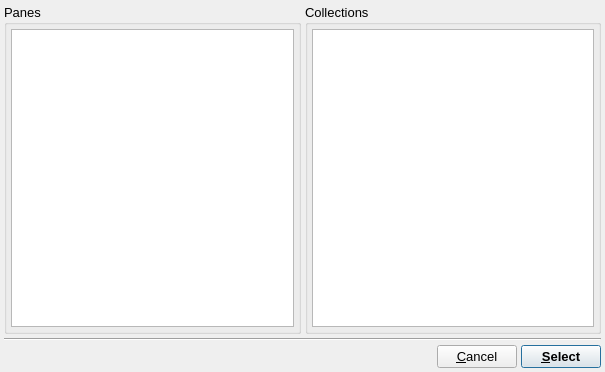
<?xml version="1.0" encoding="UTF-8"?>
<ui version="4.0">
 <class>SelectTargetDialog</class>
 <widget class="QDialog" name="SelectTargetDialog">
  <property name="windowModality">
   <enum>Qt::ApplicationModal</enum>
  </property>
  <property name="geometry">
   <rect>
    <x>0</x>
    <y>0</y>
    <width>605</width>
    <height>372</height>
   </rect>
  </property>
  <property name="font">
   <font>
    <pointsize>10</pointsize>
   </font>
  </property>
  <property name="windowTitle">
   <string>Select Targets</string>
  </property>
  <property name="windowIcon">
   <iconset resource="uchroma.qrc">
    <normaloff>:/uchroma/icons/uchroma.png</normaloff>:/uchroma/icons/uchroma.png</iconset>
  </property>
  <layout class="QVBoxLayout" name="verticalLayout_3">
   <property name="spacing">
    <number>4</number>
   </property>
   <property name="margin">
    <number>4</number>
   </property>
   <item>
    <layout class="QHBoxLayout" name="horizontalLayout">
     <property name="spacing">
      <number>4</number>
     </property>
     <item>
      <widget class="QGroupBox" name="AvailablePanesGroup">
       <property name="title">
        <string>Panes</string>
       </property>
       <layout class="QVBoxLayout" name="verticalLayout">
        <property name="spacing">
         <number>4</number>
        </property>
        <property name="margin">
         <number>4</number>
        </property>
        <item>
         <widget class="QListWidget" name="AvailablePanesList">
          <property name="editTriggers">
           <set>QAbstractItemView::NoEditTriggers</set>
          </property>
          <property name="selectionMode">
           <enum>QAbstractItemView::ExtendedSelection</enum>
          </property>
         </widget>
        </item>
       </layout>
      </widget>
     </item>
     <item>
      <widget class="QGroupBox" name="AvailableCollectionsGroup">
       <property name="title">
        <string>Collections</string>
       </property>
       <layout class="QVBoxLayout" name="verticalLayout_2" stretch="0">
        <property name="spacing">
         <number>4</number>
        </property>
        <property name="margin">
         <number>4</number>
        </property>
        <item>
         <widget class="QListWidget" name="AvailableCollectionsList">
          <property name="editTriggers">
           <set>QAbstractItemView::NoEditTriggers</set>
          </property>
          <property name="selectionMode">
           <enum>QAbstractItemView::ExtendedSelection</enum>
          </property>
         </widget>
        </item>
       </layout>
      </widget>
     </item>
    </layout>
   </item>
   <item>
    <widget class="Line" name="line">
     <property name="orientation">
      <enum>Qt::Horizontal</enum>
     </property>
    </widget>
   </item>
   <item>
    <layout class="QHBoxLayout" name="horizontalLayout_6">
     <item>
      <spacer name="horizontalSpacer_2">
       <property name="orientation">
        <enum>Qt::Horizontal</enum>
       </property>
       <property name="sizeHint" stdset="0">
        <size>
         <width>40</width>
         <height>20</height>
        </size>
       </property>
      </spacer>
     </item>
     <item>
      <widget class="QPushButton" name="CancelButton">
       <property name="text">
        <string>&amp;Cancel</string>
       </property>
      </widget>
     </item>
     <item>
      <widget class="QPushButton" name="SelectButton">
       <property name="font">
        <font>
         <weight>75</weight>
         <bold>true</bold>
        </font>
       </property>
       <property name="text">
        <string>&amp;Select</string>
       </property>
       <property name="default">
        <bool>true</bool>
       </property>
      </widget>
     </item>
    </layout>
   </item>
  </layout>
 </widget>
 <resources>
  <include location="uchroma.qrc"/>
 </resources>
 <connections/>
</ui>
